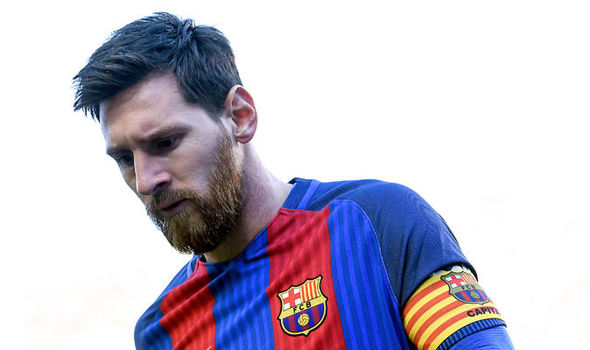
#> input picture messi.jpg, 590 x 350 px, given in place of the camera
$ python form_detection.py
#> lines starting #> are read from the running program, lines starting #| are printed output that depends on the picture
### trackbar.py
import cv2


def create_trackbar(trackbar_name, window_name, slider_max):
    cv2.createTrackbar(trackbar_name, window_name, 0, slider_max, on_trackbar)


def on_trackbar(val):
    pass


def adaptive_threshold(frame, trackbar_value):
    _, frame2 = cv2.threshold(frame, trackbar_value, 255,  cv2.THRESH_BINARY )
    return frame2


def get_trackbar_value(trackbar_name, window_name):
    return int(cv2.getTrackbarPos(trackbar_name, window_name) / 2) * 2 + 3

### form_detection.py
import cv2

from contour import get_contours, get_biggest_contour, compare_contours, draw_contours
from trackbar import get_trackbar_value, create_trackbar, adaptive_threshold
from frame_editor import denoise
import random

alpha_slider_max = 125
window_name = 'Denoised'
trackbar_name = 'Trackbar'
slider_max = 17
window_name_2 = 'Mean'
trackbar_name_2 = 'Trackbar2'
slider_max_2 = 151

cv2.namedWindow(window_name)
cv2.namedWindow(window_name_2)

cap = cv2.VideoCapture(0)

create_trackbar(trackbar_name, window_name, slider_max)
create_trackbar(trackbar_name_2, window_name_2, slider_max_2)
biggest_contour = None

color_white = (255, 255, 255)
saved_contours = []
name = random.randint(0,10)

while True:
    # metodo para que la camara "lea", frame son las "imagenes" de cada milisegundo
    ret, frame = cap.read()
#> frame is the input picture: shape (350, 590, 3); mean B, G, R 205.6, 190.3, 195.1
    # aca las espejamos para que se vean bien
    frame = cv2.flip(frame, 1)
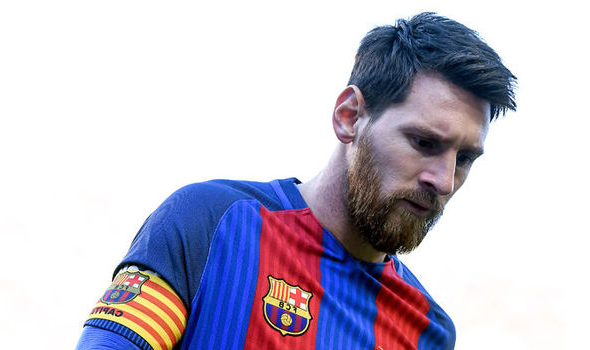
#> frame: shape (350, 590, 3); mean B, G, R 205.6, 190.3, 195.1
    # cv2.imshow('Normal', frame)

    grey = cv2.cvtColor(frame, cv2.COLOR_BGR2GRAY)
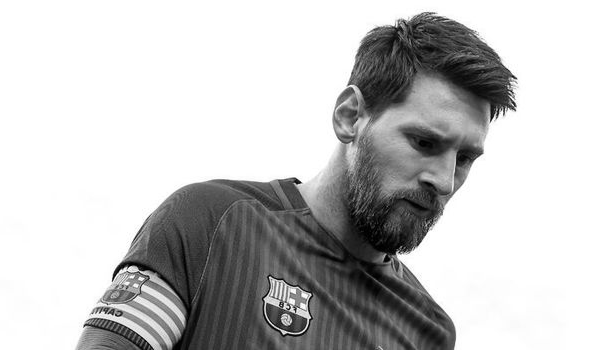
#> grey: shape (350, 590); min 0, max 255, mean 193.5
    # cv2.imshow('Grey', grey)

    trackbar_val2 = get_trackbar_value(trackbar_name_2, window_name_2)
#> (the run stopped early here; a loop or call above may not have finished)
